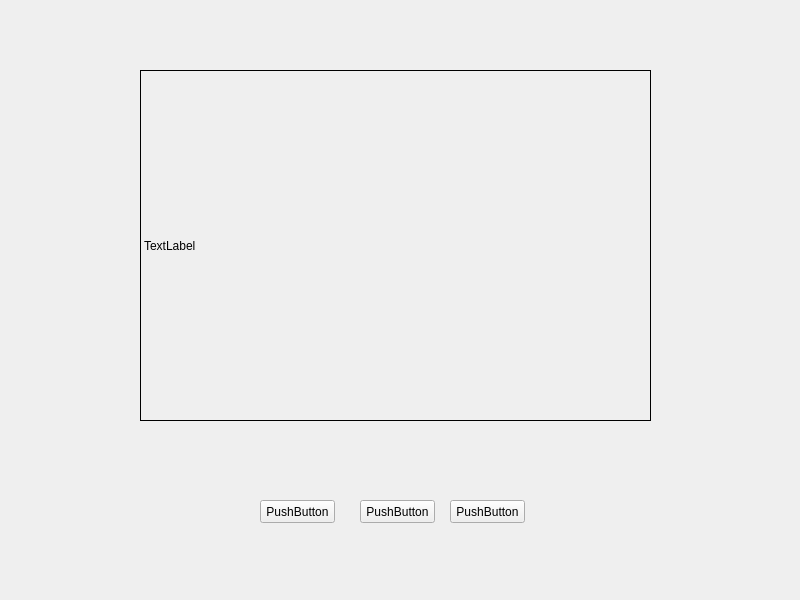
<?xml version="1.0" encoding="UTF-8"?>
<ui version="4.0">
 <class>MainWindow</class>
 <widget class="QMainWindow" name="MainWindow">
  <property name="geometry">
   <rect>
    <x>0</x>
    <y>0</y>
    <width>800</width>
    <height>600</height>
   </rect>
  </property>
  <property name="windowTitle">
   <string>MainWindow</string>
  </property>
  <widget class="QWidget" name="centralwidget">
   <widget class="QLabel" name="label">
    <property name="geometry">
     <rect>
      <x>140</x>
      <y>70</y>
      <width>511</width>
      <height>351</height>
     </rect>
    </property>
    <property name="frameShape">
     <enum>QFrame::Panel</enum>
    </property>
    <property name="text">
     <string>TextLabel</string>
    </property>
   </widget>
   <widget class="QPushButton" name="pushButton">
    <property name="geometry">
     <rect>
      <x>260</x>
      <y>500</y>
      <width>75</width>
      <height>23</height>
     </rect>
    </property>
    <property name="text">
     <string>PushButton</string>
    </property>
   </widget>
   <widget class="QPushButton" name="pushButton_2">
    <property name="geometry">
     <rect>
      <x>360</x>
      <y>500</y>
      <width>75</width>
      <height>23</height>
     </rect>
    </property>
    <property name="text">
     <string>PushButton</string>
    </property>
   </widget>
   <widget class="QPushButton" name="pushButton_3">
    <property name="geometry">
     <rect>
      <x>450</x>
      <y>500</y>
      <width>75</width>
      <height>23</height>
     </rect>
    </property>
    <property name="text">
     <string>PushButton</string>
    </property>
   </widget>
  </widget>
 </widget>
 <resources/>
 <connections/>
</ui>
